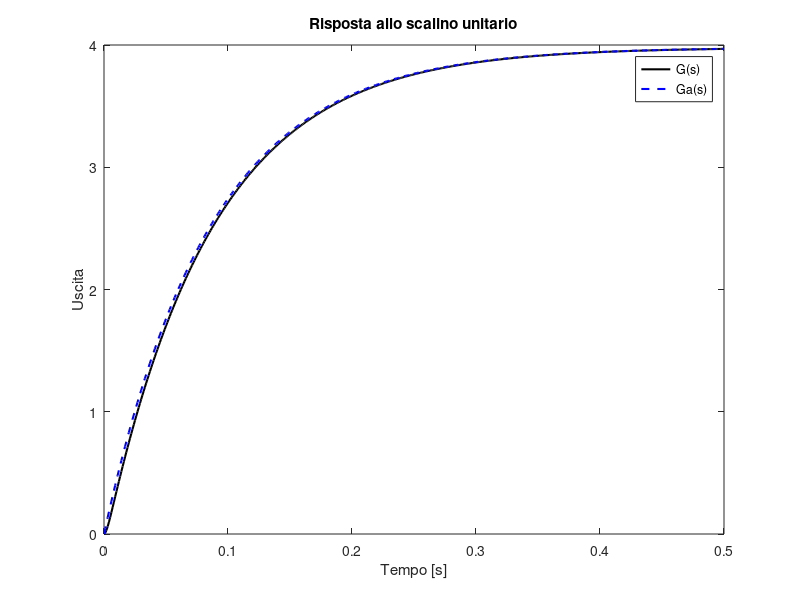
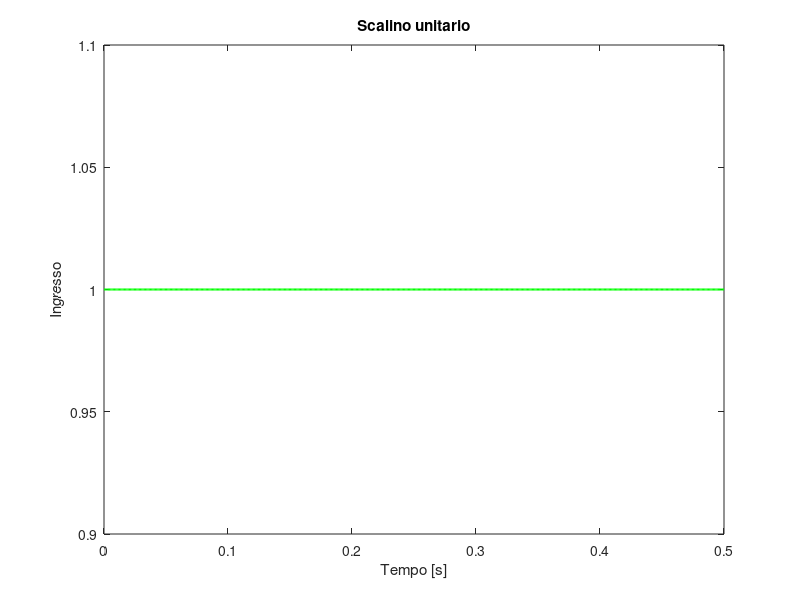
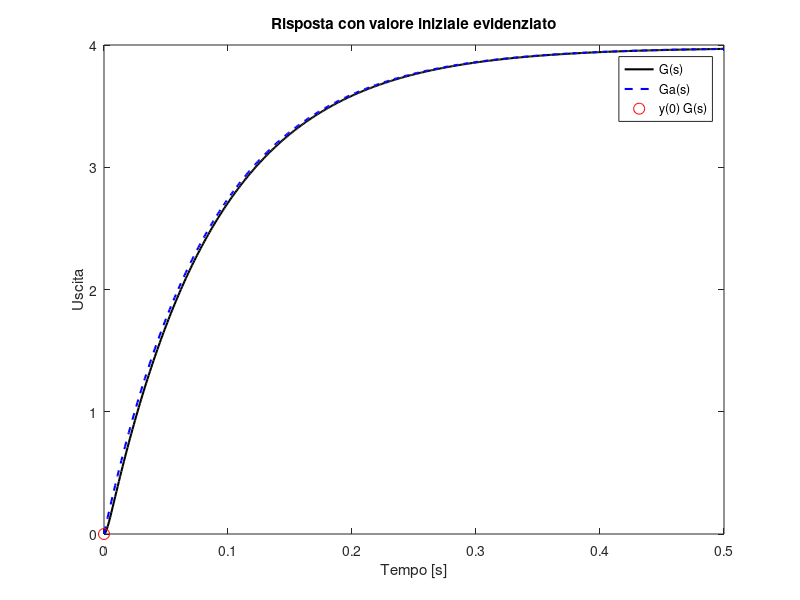
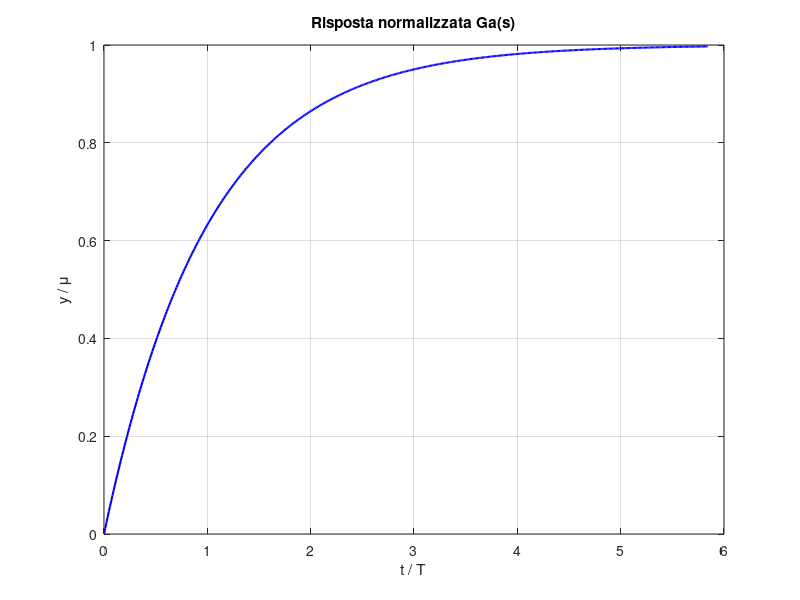

These charts were generated, in order, by the following MATLAB code:
%calcolo guadagno, poli, zeri e costanti di tempo

% Sistemi
G = tf(3.98, conv([0.0856 1], [0.0022 1]));
Ga = tf(3.98, [0.0856 1]);

% Guadagni (valore finale della risposta allo scalino)
mu_G = dcgain(G);
mu_Ga = dcgain(Ga);

% Poli e zeri
[zG, pG, kG] = zpkdata(G, 'v');
[zGa, pGa, kGa] = zpkdata(Ga, 'v');

% Costanti di tempo = -1 / real(polo)
tau_G = -1 ./ real(pG);
tau_Ga = -1 ./ real(pGa);

if any(real(pG) >= 0)
    warning('G(s) non è asintoticamente stabile. Poli: %s', mat2str(pG));
end
if any(real(pGa) >= 0)
    warning('Ga(s) non è asintoticamente stabile. Poli: %s', mat2str(pGa));
end

% Guadagno statico valido
if any(isnan([mu_G mu_Ga])) || any(isinf([mu_G mu_Ga]))
    error('Errore: guadagno statico indefinito (NaN o Inf).');
end

% Output
disp('Sistema G(s):');
fprintf('Guadagno: %.4f\n', mu_G);
fprintf('Poli: %.4f\n', pG);
fprintf('Costanti di tempo: %.4f\n', tau_G);


fprintf('\n');
disp('Sistema Ga(s):');

fprintf('Guadagno: %.4f\n', mu_Ga);
fprintf('Poli: %.4f\n', pGa);
fprintf('Costanti di tempo: %.4f\n', tau_Ga);

%risposta allo scalino e grafico + scalino
t = 0:0.001:0.5;
u = ones(size(t));  % scalino unitario

% Risposte
yG = lsim(G, u, t);
yGa = lsim(Ga, u, t);

% Grafico (replica slide 20)
figure;
plot(t, yG, 'k', 'LineWidth', 1.5); hold on;
plot(t, yGa, 'b--', 'LineWidth', 1.5);
xlabel('Tempo [s]');
ylabel('Uscita');
legend('G(s)', 'Ga(s)');
title('Risposta allo scalino unitario');

% Grafico scalino separato
figure;
plot(t, u, 'g', 'LineWidth', 1.5);
xlabel('Tempo [s]');
ylabel('Ingresso');
title('Scalino unitario');

%valori iniziali, finali e di regime
yG0 = yG(1);
yG_inf = yG(end);

yGa0 = yGa(1);
yGa_inf = yGa(end);

%Per sistemi stabili, soggetti a ingressi costanti, il valore di regime coincide con il guadagno statico
%Se il sistema è asintoticamente stabile, allora: Valore finale = Valore di regime
fprintf('\n');
disp('Valori finali e iniziali');
fprintf('Valore iniziale G(s): %.4f\n', yG0);
fprintf('Valore iniziale G(s): %.4f\n', yG_inf);
fprintf('\n');

fprintf('Valore iniziale G(s): %.4f\n', yGa0);
fprintf('Valore iniziale G(s): %.4f\n', yGa_inf);

%indicare valore iniziale su grafico
figure;
plot(t, yG, 'k', 'LineWidth', 1.5); hold on;
plot(t, yGa, 'b--', 'LineWidth', 1.5);
plot(0, yG0, 'ro', 'MarkerSize', 8, 'DisplayName', 'y(0) G(s)');
xlabel('Tempo [s]');
ylabel('Uscita');
legend('G(s)', 'Ga(s)', 'y(0) G(s)');
title('Risposta con valore iniziale evidenziato');


% Tempo normalizzato e uscita normalizzata (replica linea azzurra slide 16)
% - risposta normalizzata
t_norm = t / tau_Ga;
y_norm = yGa / mu_Ga;

figure;
plot(t_norm, y_norm, 'b', 'LineWidth', 1.5);
xlabel('t / T');
ylabel('y / \mu');
title('Risposta normalizzata Ga(s)');
grid on;

% tempo salita Ts per Ga(s)
Ts_Ga = 2.2 * tau_Ga;
fprintf('\n');
% disp(['Tempo di salita Ts per Ga(s): ', num2str(Ts_Ga), ' s']);
fprintf('Tempo di salita Ts per Ga(s): %.4f\n', Ts_Ga);
